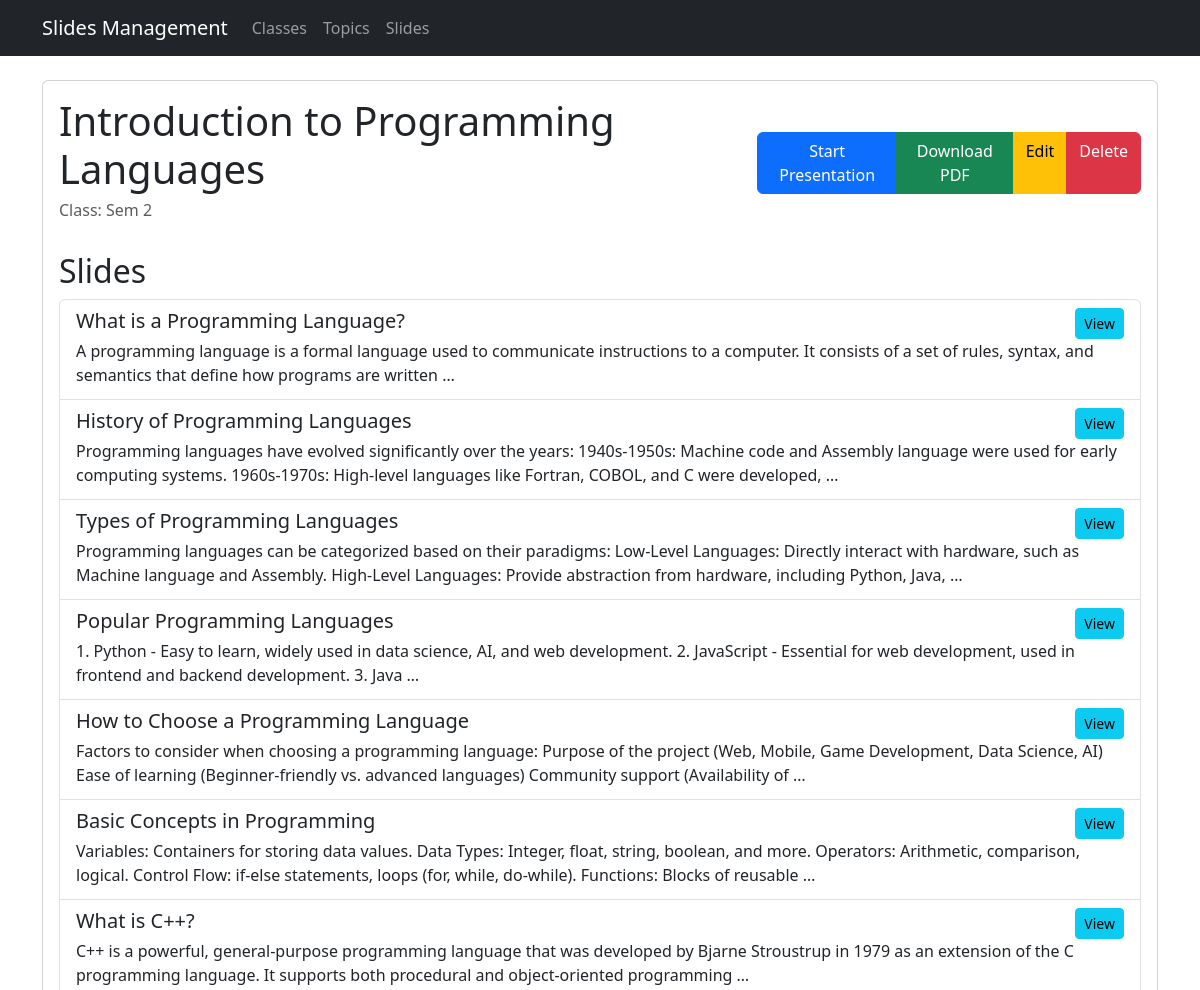
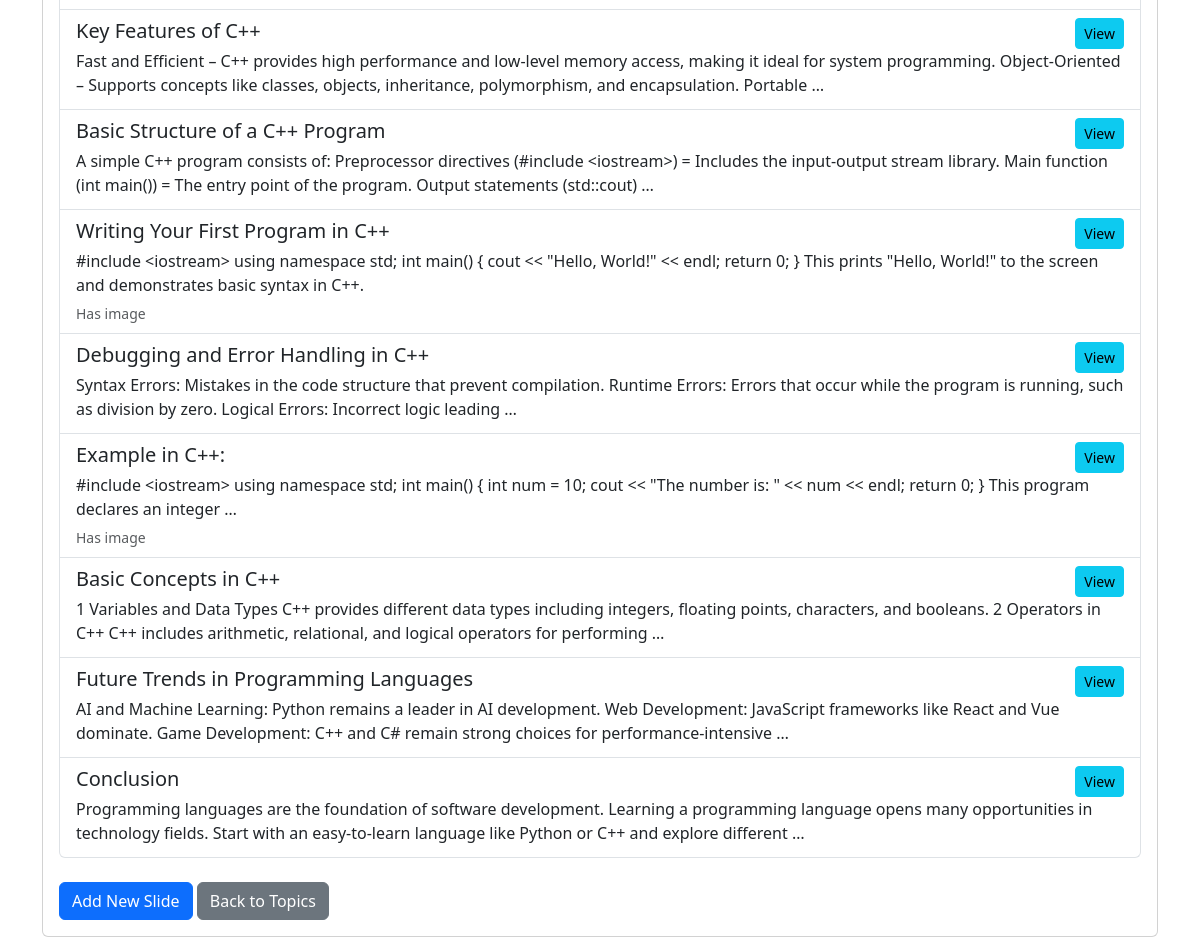
The page /topic/2/ on the database its author committed (2 pictures, top to bottom).
### topics/models.py (models this page shows, shortened)
class Topic(models.Model):
    class_obj = models.ForeignKey(Class, on_delete=models.CASCADE, related_name="topics")
    title = models.CharField(max_length=255)
    description = models.TextField(blank=True, null=True)

class Class(models.Model):
    name = models.CharField(max_length=255)
    description = models.TextField(blank=True, null=True)

class Slide(models.Model):
    topic = models.ForeignKey(Topic, on_delete=models.CASCADE, related_name="slides")
    title = models.CharField(max_length=255)
    content = models.TextField(blank=True, null=True)
    image = models.ImageField(upload_to='slides/images/', blank=True, null=True)
    video = models.FileField(upload_to='slides/videos/', blank=True, null=True)
    order = models.PositiveIntegerField(default=0)
    class Meta:
        ordering = ['order']

### topics/views.py (the view)
# urls.py: path('topic/<int:pk>/', views.TopicDetailView.as_view(), name='topic-detail'),
class TopicDetailView(DetailView):
    model = Topic
    template_name = 'topics/topic_detail.html'
    context_object_name = 'topic'

### topics/templates/topics/topic_detail.html (shortened to what this page needs)
{% extends 'topics/base.html' %}
{% block content %}
<div class="card">
    <div class="card-body">
        <div class="d-flex justify-content-between align-items-center mb-4">
            <div>
                <h1>{{ topic.title }}</h1>
                <h6 class="text-muted">Class: {{ topic.class_obj.name }}</h6>
            </div>
            <div class="btn-group">
                <a href="{% url 'topic-present' topic.pk %}" class="btn btn-primary">Start Presentation</a>
                <a href="{% url 'topic-pdf' topic.pk %}" class="btn btn-success">Download PDF</a>
                <a href="{% url 'topic-update' topic.pk %}" class="btn btn-warning">Edit</a>
                <a href="{% url 'topic-delete' topic.pk %}" class="btn btn-danger">Delete</a>
            </div>
        </div>
        <h2 class="mt-4">Slides</h2>
        <div class="list-group">
            {% for slide in topic.slides.all %}
            <div class="list-group-item">
                <div class="d-flex justify-content-between align-items-center">
                    <h5 class="mb-1">{{ slide.title }}</h5>
                    <a href="{% url 'slide-detail' slide.pk %}" class="btn btn-info btn-sm">View</a>
                </div>
                <p class="mb-1">{{ slide.content|truncatewords:30 }}</p>
                {% if slide.image %}
                <small class="text-muted">Has image</small>
                {% endif %}
            </div>
            {% empty %}
            <p>No slides available for this topic.</p>
            {% endfor %}
        </div>
        <div class="mt-4">
            <a href="{% url 'slide-create' %}" class="btn btn-primary">Add New Slide</a>
            <a href="{% url 'topic-list' %}" class="btn btn-secondary">Back to Topics</a>
        </div>
    </div>
</div>
{% endblock %}

### rows shown on the page
Topic: title "Introduction to Programming Languages", class_obj.name "Sem 2"
Slide: title "What is a Programming Language?", content "A programming language is a formal language used to communicate instructions to a computer. It consists of a set of rules, syntax, and semantics that define how programs are written …"
Slide: title "History of Programming Languages", content "Programming languages have evolved significantly over the years: 1940s-1950s: Machine code and Assembly language were used for early computing systems. 1960s-1970s: High-level languages like Fortran, COBOL, and C were developed, …"
Slide: title "Types of Programming Languages", content "Programming languages can be categorized based on their paradigms: Low-Level Languages: Directly interact with hardware, such as Machine language and Assembly. High-Level Languages: Provide abstraction from hardware, including Python, Java, …"
Slide: title "Popular Programming Languages", content "1. Python - Easy to learn, widely used in data science, AI, and web development. 2. JavaScript - Essential for web development, used in frontend and backend development. 3. Java …"
Slide: title "How to Choose a Programming Language", content "Factors to consider when choosing a programming language: Purpose of the project (Web, Mobile, Game Development, Data Science, AI) Ease of learning (Beginner-friendly vs. advanced languages) Community support (Availability of …"
Slide: title "Basic Concepts in Programming", content "Variables: Containers for storing data values. Data Types: Integer, float, string, boolean, and more. Operators: Arithmetic, comparison, logical. Control Flow: if-else statements, loops (for, while, do-while). Functions: Blocks of reusable …"
Slide: title "What is C++?", content "C++ is a powerful, general-purpose programming language that was developed by Bjarne Stroustrup in 1979 as an extension of the C programming language. It supports both procedural and object-oriented programming …"
Slide: title "Key Features of C++", content "Fast and Efficient – C++ provides high performance and low-level memory access, making it ideal for system programming. Object-Oriented – Supports concepts like classes, objects, inheritance, polymorphism, and encapsulation. Portable …"
Slide: title "Basic Structure of a C++ Program", content "A simple C++ program consists of: Preprocessor directives (#include <iostream>) = Includes the input-output stream library. Main function (int main()) = The entry point of the program. Output statements (std::cout) …"
Slide: title "Writing Your First Program in C++", content "#include <iostream> using namespace std; int main() { cout << \"Hello, World!\" << endl; return 0; } This prints \"Hello, World!\" to the screen and demonstrates basic syntax in C++.", shows "Has image"
Slide: title "Debugging and Error Handling in C++", content "Syntax Errors: Mistakes in the code structure that prevent compilation. Runtime Errors: Errors that occur while the program is running, such as division by zero. Logical Errors: Incorrect logic leading …"
Slide: title "Example in C++:", content "#include <iostream> using namespace std; int main() { int num = 10; cout << \"The number is: \" << num << endl; return 0; } This program declares an integer …", shows "Has image"
Slide: title "Basic Concepts in C++", content "1 Variables and Data Types C++ provides different data types including integers, floating points, characters, and booleans. 2 Operators in C++ C++ includes arithmetic, relational, and logical operators for performing …"
Slide: title "Future Trends in Programming Languages", content "AI and Machine Learning: Python remains a leader in AI development. Web Development: JavaScript frameworks like React and Vue dominate. Game Development: C++ and C# remain strong choices for performance-intensive …"
Slide: title "Conclusion", content "Programming languages are the foundation of software development. Learning a programming language opens many opportunities in technology fields. Start with an easy-to-learn language like Python or C++ and explore different …"
